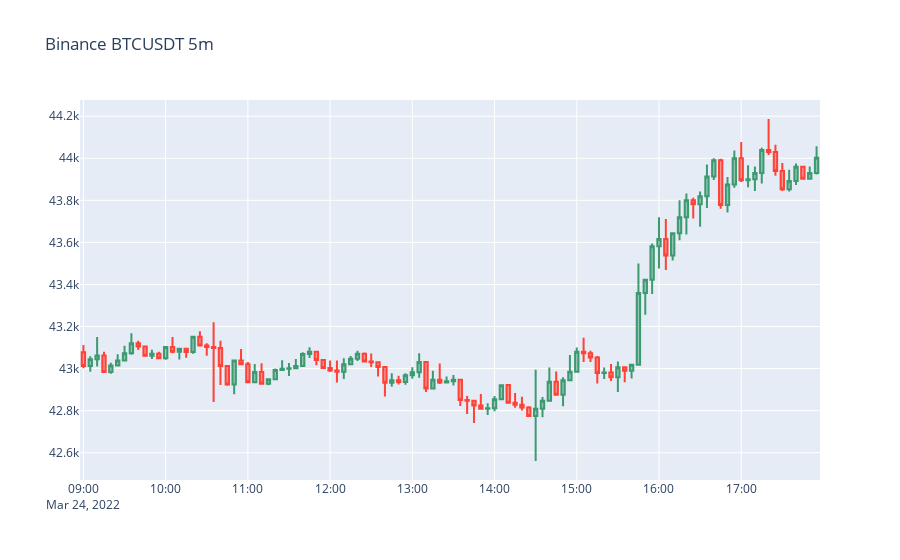
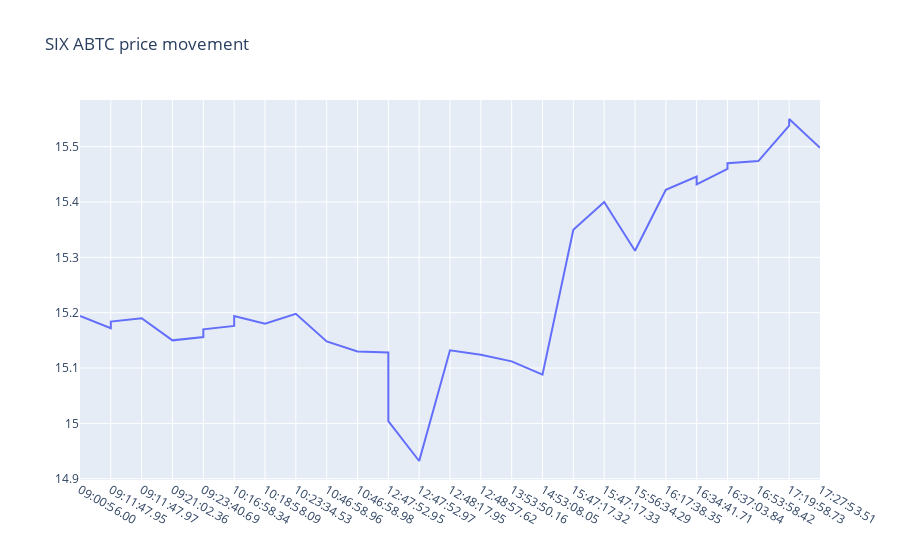

These figures' notebook cell, in order:
### Markdown cell above
## Plot together
Let's take a look at the Binance Spot price and our ABTC price movements

*Note: there is an issue since intraday data is sparse for ABTC*

### Code cell
import plotly.graph_objects as go


fig = go.Figure(data=[go.Candlestick(x=data['date'],
                open=data['Open'], high=data['High'],
                low=data['Low'], close=data['Close'])
                     ])

fig.update_layout(xaxis_rangeslider_visible=False, title_text="Binance BTCUSDT 5m")
fig.show()

fig2 = go.Figure(data=[go.Line(x=df['Time'], y=df['Price']), ])
fig2.update_layout(xaxis_rangeslider_visible=False, title_text="SIX ABTC price movement")
fig2.show()
